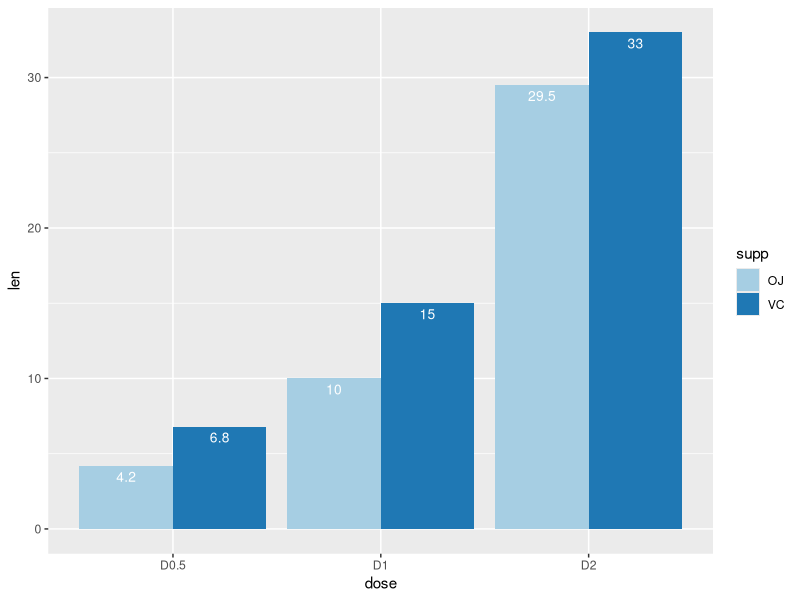

R code for this plot: (Note: this script raises an error after producing the figure.)
# final-project
library(ggplot2)

df2 <- data.frame(supp=rep(c("VC", "OJ"), each=3),
                  dose=rep(c("D0.5", "D1", "D2"),2),
                  len=c(6.8, 15, 33, 4.2, 10, 29.5))

ggplot(data=df2, aes(x=dose, y=len, fill=supp)) +
  geom_bar(stat="identity", position=position_dodge())+
  geom_text(aes(label=len), vjust=1.6, color="white",
            position = position_dodge(0.9), size=3.5)+
  scale_fill_brewer(palette="Paired")

 case1df <- data.frame(
  scenario = c(seq(1:20),c(seq(1:20))),
  method = c(rep(c("BOIN"), 20), rep("CRM", 20)),
  vals = c(55.5, 30.2, 51.1, 22, 52.2,
           )
)

case1df
ggplot(data=case1df, aes(x=scenario, y=vals, fill=method)) +
  geom_bar(stat="identity", position=position_dodge())+
  geom_text(aes(label=vals), vjust=1.6, color="white",
            position = position_dodge(0.9), size=3.5)+
  scale_fill_brewer(palette="Paired")
